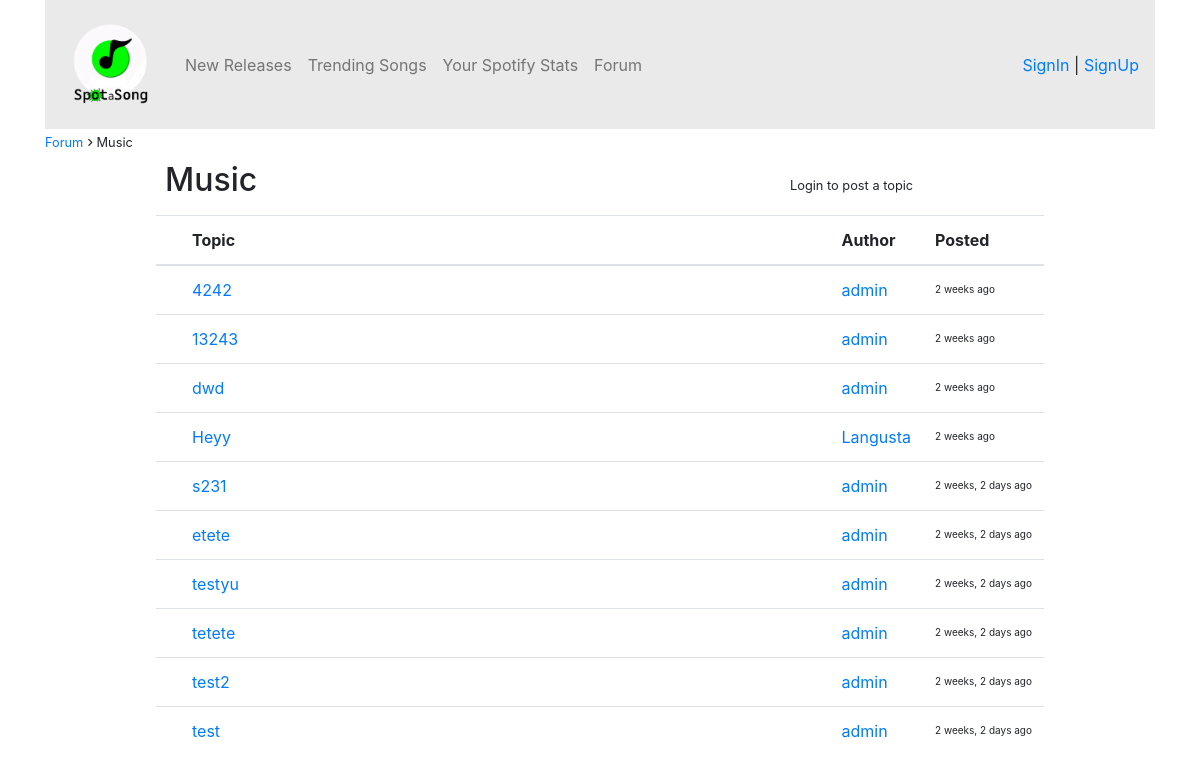
/forum/Music/, run on an earlier commit of the app's database.
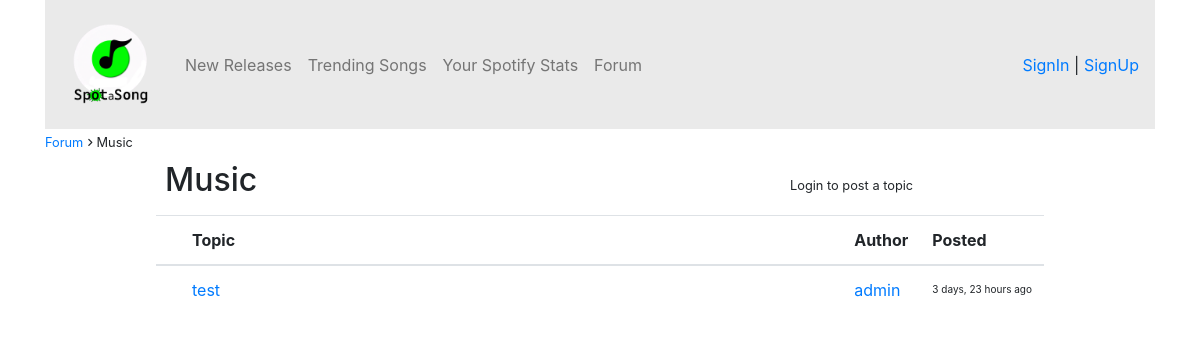
And on a later commit of the database.
### forum/models.py (models this page shows, shortened)
class ForumPost(models.Model):
    title = models.CharField(max_length=100)
    body = models.TextField()
    user = models.ForeignKey(User, on_delete=models.CASCADE)
    category = models.ForeignKey(ForumCategory, on_delete=models.CASCADE, related_name='posts')
    created_at = models.DateTimeField(auto_now_add=True)

### accounts/models.py (models this page shows)
class CustomUser(AbstractUser):
    age = models.PositiveIntegerField(null=True, blank=True)

### forum/views.py (the view, shortened to what this page needs)
# urls.py: path('<str:category_name>/', views.categoryposts, name='categoryposts'),
def categoryposts(request, category_name):
    try:
        forumcategory = ForumCategory.objects.get(name=category_name)
        forumpost = ForumPost.objects.filter(category=forumcategory).all().order_by('-created_at')
        now = timezone.now()
        for post in forumpost:
            post.time_since_created = timesince(post.created_at, now)
        forumpostform = ForumPostForm()
        editform = ForumPostForm()
        return render(request, 'categoryposts.html', {'category_name': category_name, 'posts':forumpost, 'forumPostForm': forumpostform, 'editpost':editform})
    except ForumCategory.DoesNotExist as e:
        invalid_id = "Category does not exist"
        return render(request, 'categoryposts.html', {'invalid_id': invalid_id ,'category_name': "", 'posts': "", 'forumPostForm': "", 'editpost':""})

### forum/templates/categoryposts.html (shortened to what the changed rows need)
{% extends "base.html" %}
{% load static %}
{% load crispy_forms_tags %}
{% block content %}
<div class="container">
    {% if invalid_id %}
    <p class="pt-2">{{invalid_id}}</p>
    {% else %}
      <div class="row">
        <div class="col-md-8">
          <h2 id="forum-category" class="pt-2 pb-2">{{category_name}}</h2>
        </div>
      </div>
      <div class="row">
        <div class="col">
          <div class="d-flex justify-content-md-center">
          <table id="post-table" class="table table-hover table-xs-responsive">
              <thead>
                <tr>
                  <th scope="col"></th>
                  <th scope="col" class="w-100">Topic</th>
                  <th scope="col" class="w-25">Author</th>
                  <th scope="col" class="w-25">Posted</th>
                </tr>
              </thead>
              <tbody>
              {% for post in posts %}
                <tr style="cursor:pointer;">
                  {% if post.user == request.user %}
                    <td>
                      <div class="col">
                        <button id="editTopic" type="button" class="btn btn-link btn-sm" data-toggle="modal" data-target="#editTopic{{post.id}}"onclick="populateEditForm('{{post.id}}', '{{post.body|linebreaksbr}}', '{{post.title|linebreaksbr}}')"><small>
                          Edit
                        </small>
                        </button>
                      </div>
                      <div class="col">
                        <button id="deleteTopic" type="button" class="btn btn-link btn-sm" data-toggle="modal" data-target="#deleteTopic-{{post.id}}"><small style="color: rgb(255, 96, 96);">
                          Delete
                        </small>
                        </button>
                      </div>
                    </td>
                    <div class="modal fade" id="deleteTopic-{{post.id}}" tabindex="-1" role="dialog" aria-labelledby="deleteTopicLabel-{{post.id}}" aria-hidden="true">
                      <div class="modal-dialog modal-dialog-centered" role="document">
                          <div class="modal-content">
                              <div class="modal-header">
                                  <h5 class="modal-title" id="deleteTopicLabel-{{post.id}}">Delete Topic</h5>
                                  <button type="button" class="close" data-dismiss="modal" aria-label="Close">
                                      <span aria-hidden="true">&times;</span>
                                  </button>
                              </div>
                              <div class="modal-body">
                                <p>{{post.title}}</p>
                              </div>
                              <div class="modal-footer">
                                  <button type="button" class="btn btn-secondary" data-dismiss="modal">Close</button>
                                  <form method="POST" id="delete-post-form-{{post.id}}">
                                    {% csrf_token %}
                                    <input type="hidden" name="deleteTopic" value="{{post.id}}">
                                    <button type="submit" class="btn btn-danger" form="delete-post-form-{{post.id}}">Delete</button>
                                  </form>
                              </div>
                          </div>
                      </div>
                    </div>
                    <div class="modal fade" id="editTopic{{post.id}}" tabindex="-1" role="dialog" aria-labelledby="editTopicLabel" aria-hidden="true">
                      <div class="modal-dialog modal-dialog-centered" role="document">
                          <div class="modal-content">
                              <div class="modal-header">
                                  <h5 class="modal-title" id="editTopicLabel">Edit Topic</h5>
                                  <button type="button" class="close" data-dismiss="modal" aria-label="Close">
                                      <span aria-hidden="true">&times;</span>
                                  </button>
                              </div>
                              <div class="modal-body">
                                  <form id="edit-form-{{post.id}}" method="POST" action="{% url 'forum:categoryposts' post.category %}">
                                      {% csrf_token %}
                                      <p>{{ editpost| crispy }}</p>
                                      <input type="hidden" name="editTopic" value="{{post.id}}">
                                  </form>
                              </div>
                              <div class="modal-footer">
                                  <button type="button" class="btn btn-secondary" data-dismiss="modal">Close</button>
                                  <button type="submit" class="btn btn-primary" form="editTopicForm{{post.id}}" onclick="event.preventDefault(); document.getElementById('edit-form-{{post.id}}').submit();">Save</button>
                              </div>
                          </div>
                      </div>
                  </div>
                  {% else %}
                  <td>
                  {% endif %}
                  <td><a class="my-auto" href="{% url 'forum:post' category_name post.id %}">{{post.title}}</a></td>
                  <td><a class="my-auto" href="{% url 'accounts:profile' post.user %}">{{post.user}}</a></td>
                  <td id="timeposted">{{post.time_since_created}} ago</td>
                </tr>
              {% endfor %}
              </tbody>
            </table>
          </div>
        </div>
      </div>
      {% endif %}
</div>
{% endblock %}

What changed in the data, as far as the page shows it:
removed ForumPost: title "4242", user "admin", time_since_created "2 weeks"
removed ForumPost: title "13243", user "admin", time_since_created "2 weeks"
removed ForumPost: title "dwd", user "admin", time_since_created "2 weeks"
removed ForumPost: title "Heyy", user "Langusta", time_since_created "2 weeks"
removed ForumPost: title "s231", user "admin", time_since_created "2 weeks, 2 days"
removed ForumPost: title "etete", user "admin", time_since_created "2 weeks, 2 days"
removed ForumPost: title "testyu", user "admin", time_since_created "2 weeks, 2 days"
removed ForumPost: title "tetete", user "admin", time_since_created "2 weeks, 2 days"
removed ForumPost: title "test2", user "admin", time_since_created "2 weeks, 2 days"
changed ForumPost "test": time_since_created "2 weeks, 2 days" → "3 days, 23 hours"
